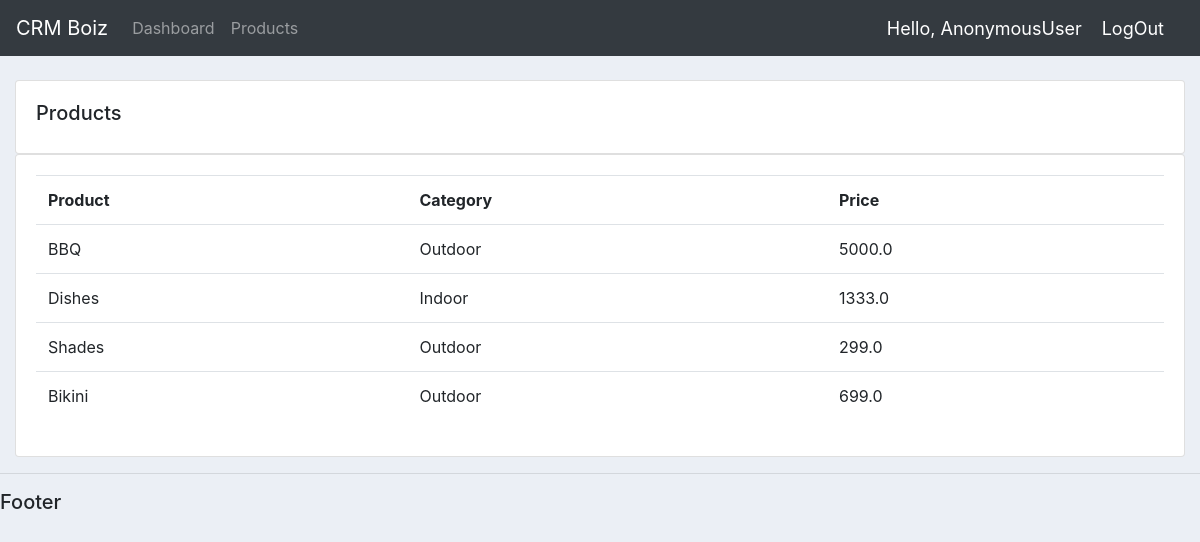
Screenshot of /products/ with the database file from the repository.
### accounts/models.py (models this page shows, shortened)
class Product(models.Model):
    CATEGORY = (
        ('Indoor', 'Indoor'),
        ('Outdoor', 'Outdoor')
    )
    tags = models.ManyToManyField(Tag)
    name = models.CharField(max_length=200, null=True)
    price = models.FloatField(null=True)
    category = models.CharField(max_length=200, null=True, choices=CATEGORY)
    description = models.CharField(max_length=200, null=True, blank=True)
    date_created = models.DateTimeField(auto_now_add=True)

### accounts/views.py (the view)
# urls.py: path('products/', views.products, name="products"),
def products(request):
    products = Product.objects.all()
    return render(request, 'accounts/products.html', {'products': products})

### accounts/templates/accounts/products.html
{% extends 'accounts/main.html' %} {% block content %}
<br />
<div class="row">
  <div class="col-md">
    <div class="card card-body">
      <h5>Products</h5>
    </div>
    <div class="card card-body">
      <table class="table">
        <tr>
          <th>Product</th>
          <th>Category</th>
          <th>Price</th>
        </tr>
        {% for i in products %}
        <tr>
           <td>{{ i.name }}</td>
           <td>{{ i.category }}</td>
           <td>{{ i.price }}</td>
        </tr>
        {% endfor %}
      </table>
    </div>
  </div>
</div>
{% endblock %}

### accounts/templates/accounts/main.html (style rules this page uses)
body { background-color: #ebeff5; }

### rows the page displays
Product: name "BBQ", category "Outdoor", price "5000.0"
Product: name "Dishes", category "Indoor", price "1333.0"
Product: name "Shades", category "Outdoor", price "299.0"
Product: name "Bikini", category "Outdoor", price "699.0"

### other values shown
{{ request.user }} "AnonymousUser"
